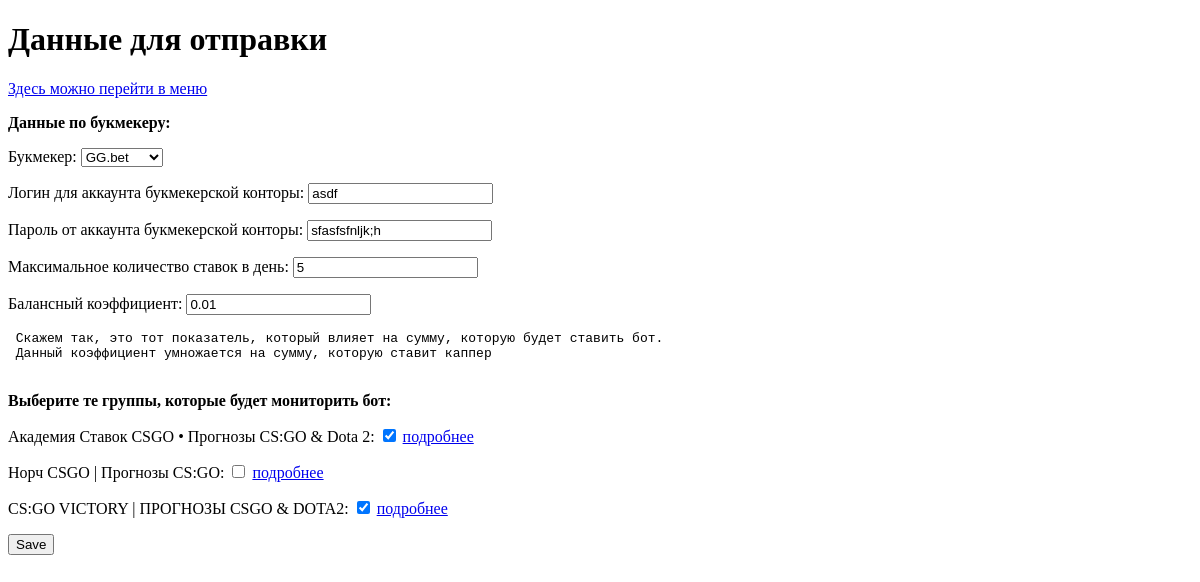
Before: /account/settings/ (signed in) with the older database file.
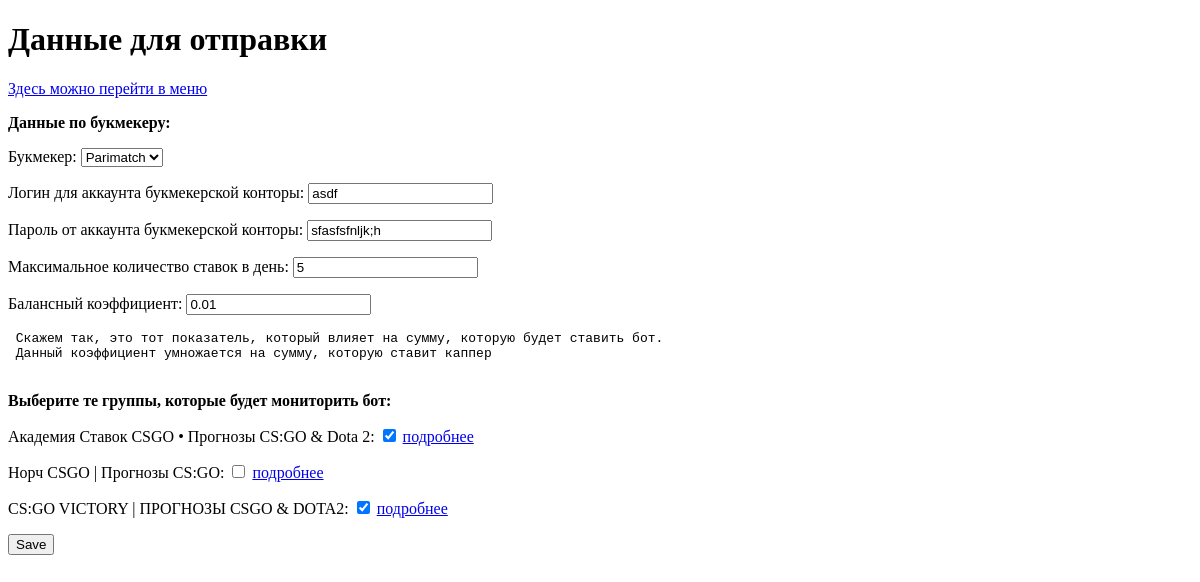
After: the same page with the newer database file.
### UserDataManagment/models.py (models this page shows, shortened)
class StandartUser(AbstractUser):
    bookmaker = models.CharField(
        max_length=128,
        default='',
        verbose_name='Букмекер',
        choices=BOOKMAKER_CHOICES,
    )
    bookmaker_login = models.CharField(
        max_length=128,
        default='',
        verbose_name='Логин для аккаунта букмекерской конторы',
    )
    bookmaker_password = models.CharField(
        max_length=128,
        default='',
        verbose_name='Пароль от аккаунта букмекерской конторы',
    )
    max_bet_count = models.PositiveIntegerField(
        default=0,
        verbose_name='Максимальное количество ставок в день',
    )
    balance_coefficient = models.FloatField(
        default=1.0,
        verbose_name='Балансный коэффициент',
        help_text="""
        <pre> Скажем так, это тот показатель, который влияет на сумму, которую будет ставить бот. \n Данный коэффициент умножается на сумму, которую ставит каппер
        </pre>
        <p>
        <b> Выберите те группы, которые будет мониторить бот: </b>
        </p>
        """,
    )
    subscr_end_date = models.DateField(
        verbose_name='Дата окончания действия подписки',
        null=True
    )
    chrome_dir_path = models.CharField(
        verbose_name="Путь до папки с данными chrome",
        max_length=128,
        default='',
    )
    AcademiaStavok = models.BooleanField(
        default=False,
        verbose_name="Академия Ставок CSGO • Прогнозы CS:GO & Dota 2",
        help_text='<a href="https://vk.com/akademiya_stavki_csgo"> подробнее </a>',
    )
    CSgoNorch = models.BooleanField(
        default=False,
        verbose_name="Норч CSGO | Прогнозы CS:GO",
        help_text='<a href="https://vk.com/csgo_norch"> подробнее </a>',
    )
    CSgoVictory = models.BooleanField(
        default=False,
        verbose_name="CS:GO VICTORY | ПРОГНОЗЫ CSGO & DOTA2",
        help_text='<a href="https://vk.com/victorybets_stavki"> подробнее </a>',
    )

### UserDataManagment/views.py (the view, shortened to what this page needs)
# urls.py: path('account/settings/', views.BotSettings.as_view()),
class BotSettings(LoginRequiredMixin, views.View) :
    def get(self, request) :
        basic_form = SettingsForm(instance=request.user)
        return render(request, 'bot_set.html', {'form' : basic_form})

### UserDataManagment/forms.py
class SettingsForm(ModelForm) :
    class Meta :
        model = StandartUser
        fields = (
            'bookmaker',
            'bookmaker_login',
            'bookmaker_password',
            'max_bet_count',
            'balance_coefficient',
            'AcademiaStavok',
            'CSgoNorch',
            'CSgoVictory',
        )

### templates/bot_set.html (shortened to what this page needs)
<!DOCTYPE html>
<html>
<head>
</head>
<body>
	<h1>Данные для отправки</h1>
	<p>
		<a href="http://127.0.0.1:8000/account/menu/"> Здесь можно перейти в меню</a>
	</p>
	<form method="POST" action="">
		<p> <b>
			Данные по букмекеру:
		</b> </p>
			{{ form.as_p }}
	<input type="submit" value="Save"/>
	</form>
</body>
<html>

Changed rows visible on the page:
changed StandartUser "asdf": bookmaker "GG.bet" → "Parimatch"
